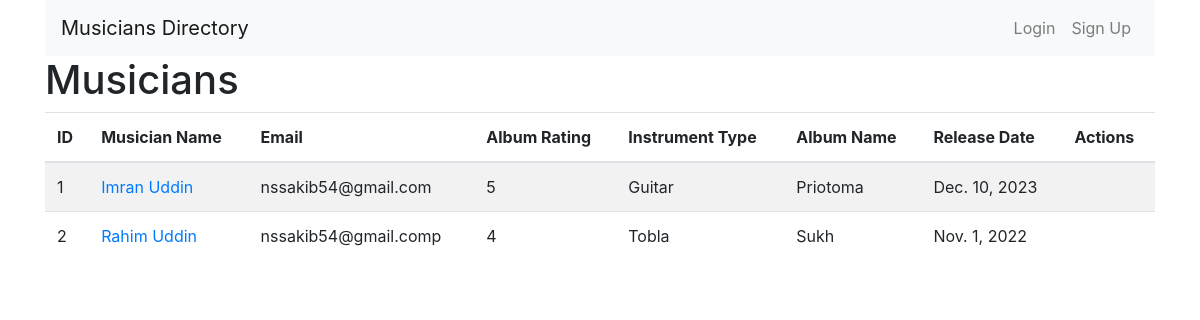
The page / on the database its author committed.
### directory/models.py (models this page shows, shortened)
class Musician(models.Model):
    first_name = models.CharField(max_length=100)
    last_name = models.CharField(max_length=100)
    email = models.EmailField()
    phone_number = models.CharField(max_length=15)
    instrument_type = models.CharField(max_length=100)

class Album(models.Model):
    musician = models.ForeignKey(Musician, on_delete=models.CASCADE)
    album_name = models.CharField(max_length=100)
    release_date = models.DateField()
    rating = models.IntegerField(choices=[(i, str(i)) for i in range(1, 6)])

### directory/views.py (the view)
# urls.py: path('', MusicianListView.as_view(), name='musician-list'),
class MusicianListView(ListView):
    model = Musician
    template_name = 'musician_list.html'
    def get_context_data(self, **kwargs):
        context = super().get_context_data(**kwargs)
        context['is_authenticated'] = self.request.user.is_authenticated
        return context

### directory/templates/musician_list.html (shortened to what this page needs)
{% extends 'base.html' %}
{% load crispy_forms_tags %}
{% block content %}
<h1>Musicians</h1>
<table class="table table-striped">
    <thead>
        <tr>
            <th>ID</th>
            <th>Musician Name</th>
            <th>Email</th>
            <th>Album Rating</th>
            <th>Instrument Type</th>
            <th>Album Name</th>
            <th>Release Date</th>
            <th>Actions</th>
        </tr>
    </thead>
    <tbody>
        {% for musician in object_list %}
            <tr>
                <td>{{ musician.id }}</td>
                <td><a href="{% url 'musician-detail' musician.pk %}">{{ musician.first_name }} {{ musician.last_name }}</a></td>
                <td>{{ musician.email }}</td>
                <td>
                    {% for album in musician.album_set.all %}
                        {{ album.rating }}
                    {% endfor %}
                </td>
                <td>{{ musician.instrument_type }}</td>
                <td>
                    {% for album in musician.album_set.all %}
                        {{ album.album_name }}
                    {% endfor %}
                </td>
                <td>
                    {% for album in musician.album_set.all %}
                        {{ album.release_date }}
                    {% endfor %}
                </td>
                <td>
                </td>
            </tr>
        {% endfor %}
    </tbody>
</table>
{% endblock %}

### templates/base.html (shortened to what this page needs)
<!DOCTYPE html>
<html lang="en">
<head>
    <link rel="stylesheet" href="https://stackpath.bootstrapcdn.com/bootstrap/4.5.2/css/bootstrap.min.css">
    {% load crispy_forms_tags %}
</head>
<body>
    <div class="container">
        <nav class="navbar navbar-expand-lg navbar-light bg-light">
            <a class="navbar-brand" href="{% url 'musician-list' %}">Musicians Directory</a>
            <div class="collapse navbar-collapse">
                <ul class="navbar-nav ml-auto">
                    {% if user.is_authenticated %}
                        <li class="nav-item">
                            <a class="nav-link" href="{% url 'account_logout' %}">Logout</a>
                        </li>
                    {% else %}
                        <li class="nav-item">
                            <a class="nav-link" href="{% url 'account_login' %}">Login</a>
                        </li>
                        <li class="nav-item">
                            <a class="nav-link" href="{% url 'account_signup' %}">Sign Up</a>
                        </li>
                    {% endif %}
                </ul>
            </div>
        </nav>
        {% block content %}
        {% endblock %}
    </div>
</body>
</html>

### rows shown on the page
Musician: id "1", first_name "Imran", last_name "Uddin", email "nssakib54@gmail.com", instrument_type "Guitar"
Album: rating "5", album_name "Priotoma", release_date "Dec. 10, 2023"
Musician: id "2", first_name "Rahim", last_name "Uddin", email "nssakib54@gmail.comp", instrument_type "Tobla"
Album: rating "4", album_name "Sukh", release_date "Nov. 1, 2022"
